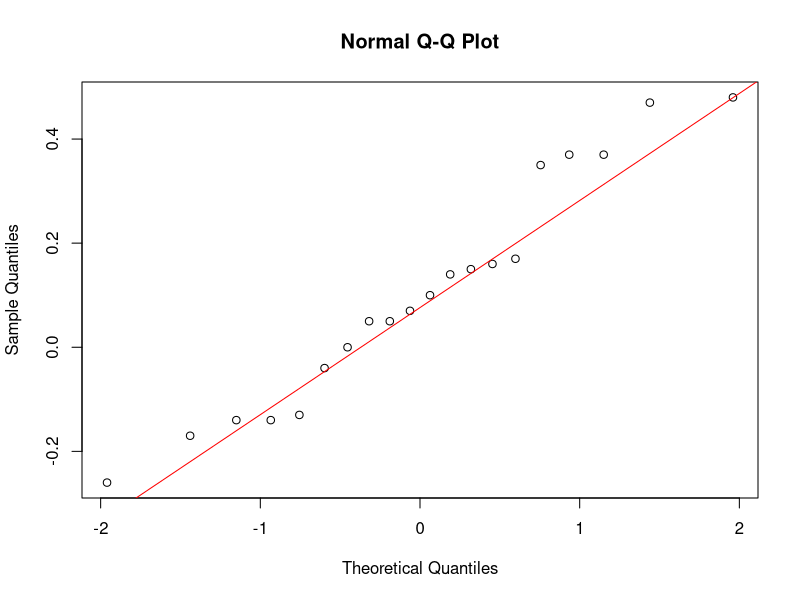
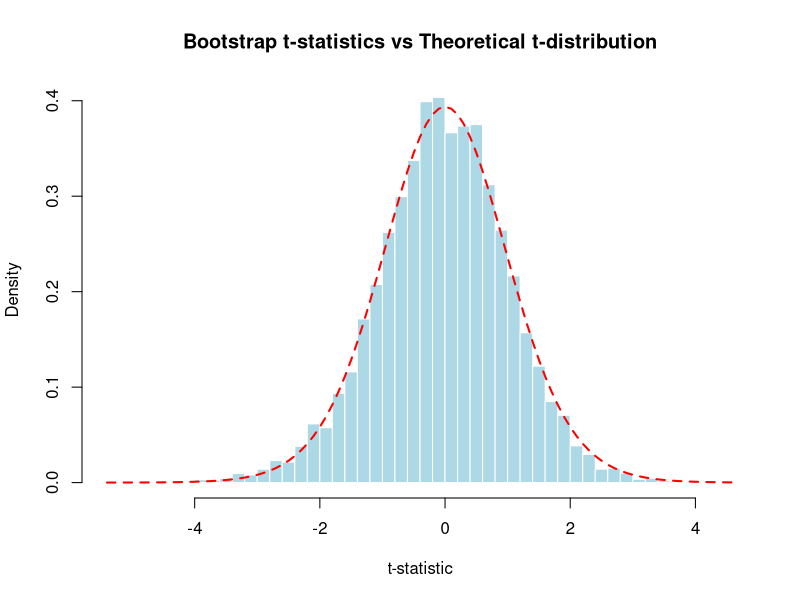
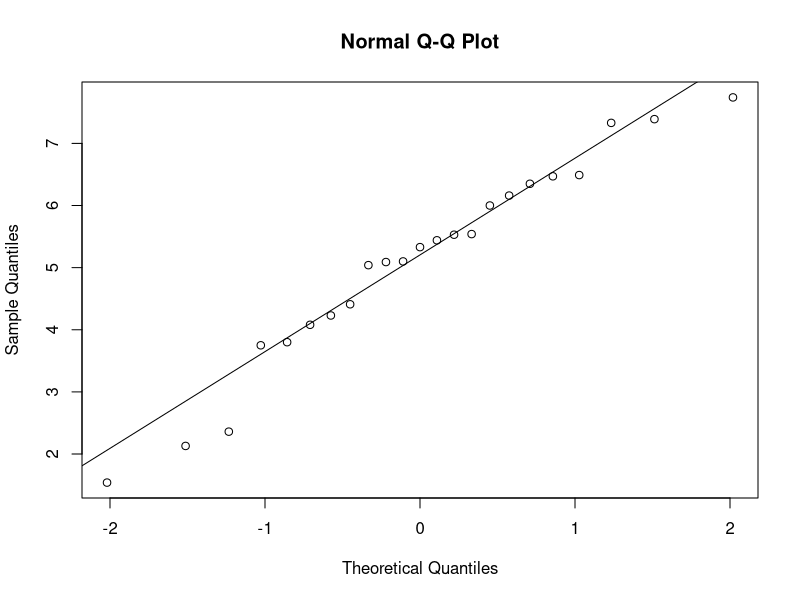
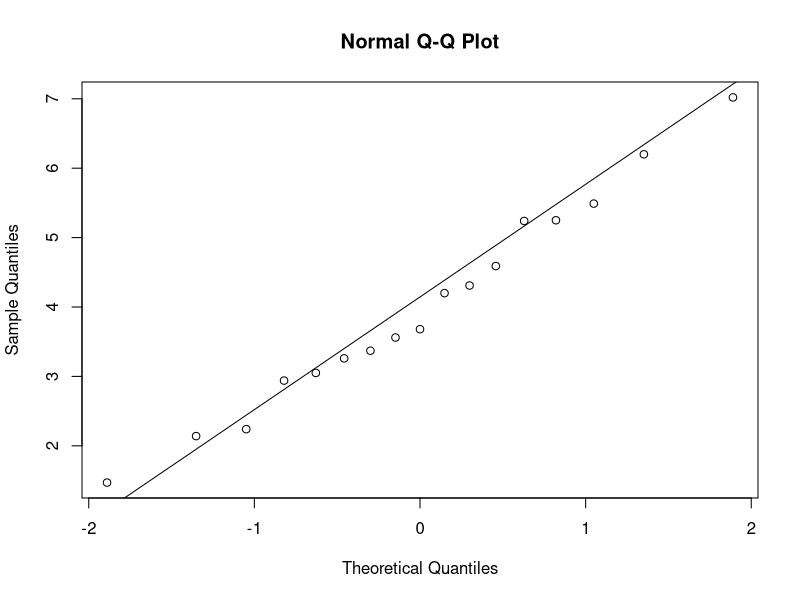

Recreate these plots in R, in order.
## ---- chunk 1
test.A=c(5.90,5.26,2.97,7.15,10.06,11.87,1.94,6.27,6.81,4.08, 8.13,15.18,8.82,3.87,5.23,11.29,7.92,12.82,7.20,10.03)
 test.B=c(6.07,4.89,2.92,7.00,9.99,11.70,1.94,5.8,6.95,4.03,7.76,15.02,9.08,3.73,4.88,10.81,8.05,12.96,7.10, 10.07)
## ---- chunk 2
mean(test.A)
mean(test.B)
sd(test.A)
sd(test.B)
## ---- chunk 3
diff = test.A - test.B
qqnorm(diff)
qqline(diff, col = "red")
## ---- chunk 4
t.test(diff)
## ---- chunk 5
mean_diff = mean(diff)
sd_diff = sd(diff)
t_diff = (mean_diff - 0) / (sd_diff/ sqrt(20))
t_diff
## ---- chunk 6
p_value = pt(t_diff,df = 19, lower.tail = FALSE)
p_value
## ---- chunk 7
set.seed(1)
time = 10000
n = length(diff)
T.stats.sim <- numeric(time)

for (i in 1 : time) {
  samp = sample(diff, size = n, replace = TRUE)
  T.stats.sim[i] = (mean(samp) - mean(diff)) / (sd(samp) / sqrt(n))
}
hist(T.stats.sim, breaks = 50, prob = TRUE,
     main = "Bootstrap t-statistics vs Theoretical t-distribution",
     xlab = "t-statistic", col = "lightblue", border = "white")

curve(dt(x, df = n - 1), add = TRUE, lty = 2, col = "red", lwd = 2)
## ---- chunk 8
mean(T.stats.sim > t_diff)
## ---- chunk 9
group.A = c(5.54, 4.41, 6.35, 5.04, 7.33, 6.47, 4.08, 6.00, 7.39, 5.53, 1.54, 6.16, 4.23, 2.36, 5.09, 5.10, 5.33, 3.75, 6.49, 2.13, 5.44, 7.74, 3.80)
 group.B = c(4.31, 6.20, 5.25, 2.14, 3.26, 1.47, 2.24, 4.20, 3.56, 3.68, 7.02, 2.94, 5.49, 3.37, 4.59, 3.05, 5.24)
## ---- chunk 10
qqnorm(group.A)
qqline(group.A)
## ---- chunk 11
qqnorm(group.B)
qqline(group.B)
## ---- chunk 12

## ---- chunk 13
m = length(group.A)
n = length(group.B)
sd_a = sd(group.A)
sd_b = sd(group.B)
mean_a = mean(group.A)
mean_b = mean(group.B)
sigma_p_bar = round(sqrt( ((m - 1) * sd_a^2 + (n - 1) * sd_b^2) / (m + n - 2) ), 3)
sigma_p_bar

## ---- chunk 14
t_score = round((mean_a - mean_b) / (sigma_p_bar * sqrt(1/m + 1/n)),3)
t_score
## ---- chunk 15
p_value_2 = 2 * pt(t_score,df = m + n - 2,lower.tail = FALSE)
p_value_2
## ---- chunk 16
t.test(group.A, group.B, var.equal = FALSE)


## ---- chunk 17
under_18 = c(12,6,12)
one8_29 = c(14,10,6)
three0_49 = c(16,12,12)
five0_ = c(8,16,6)
Oij = rbind(under_18, one8_29, three0_49, five0_)

rownames(Oij) = c("Under 18", "18–29", "30–49", "50+")
colnames(Oij) = c("Laptop","Desktop","Tablet")

# or easily use that 
Eij = matrix(c(
  11.54, 10.15, 8.31,    # Under 18
  11.54, 10.15, 8.31,    # 18–29
  15.38, 13.54, 11.08,   # 30–49
  11.54, 10.15, 8.31     # 50+
), nrow = 4, byrow = TRUE)

rownames(Eij) = c("Under 18", "18–29", "30–49", "50+")
colnames(Eij) = c("Laptop", "Desktop", "Tablet")
T = sum((Oij - Eij)^2 / Eij)
T
## ---- chunk 18
df = (nrow(Oij) - 1) * (ncol(Oij) - 1)
p_value = pchisq(T, df, lower.tail = FALSE)
p_value
